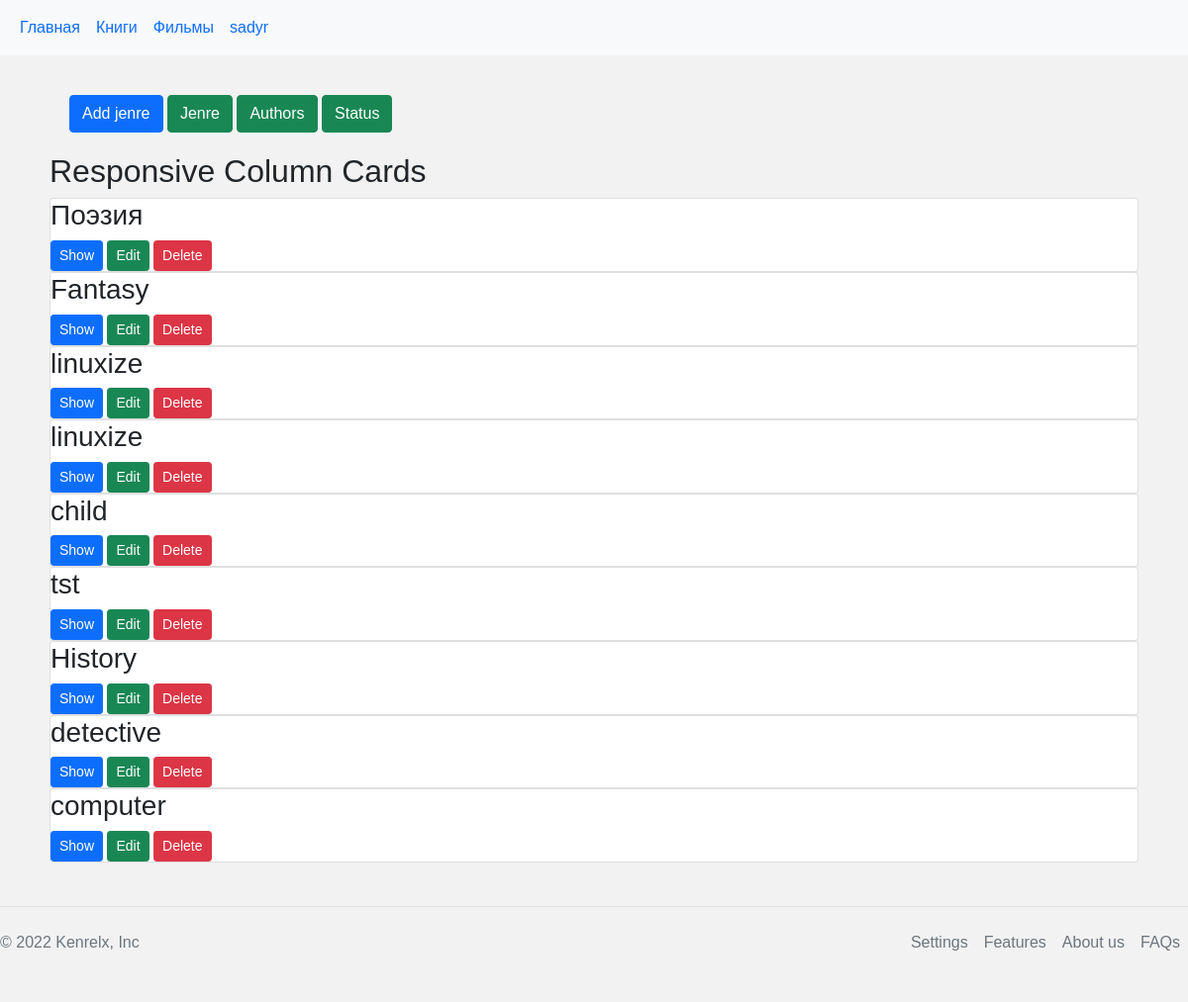
/jenre (signed in), run on the app's committed database.
### tables this page shows
CREATE TABLE users (
    id INTEGER PRIMARY KEY AUTOINCREMENT,
    email TEXT UNIQUE NOT NULL,
    username TEXT UNIQUE NOT NULL,
    password TEXT NOT NULL
);

CREATE TABLE jenre (
    id INTEGER PRIMARY KEY AUTOINCREMENT,
    name TEXT NOT NULL
);

### library/book.py (the view)
@bp.route('/jenre') # Функция страницы жанры
def jenre():
    db = get_db()
    jenres = db.execute(
        'SELECT * '
        ' FROM jenre'
    ).fetchall()
    print(jenres)
    return render_template('book/jenre.html', jenres=jenres, title = 'Jenres',menus=menus)

### library/auth.py (called while the page is built)
@bp.before_app_request
def load_logged_in_user():
    user_id = session.get('user_id')
    if user_id is None:
        g.user = None
    else:
        g.user = get_db().execute(
            'SELECT * FROM users WHERE id = ?', (user_id,)
        ).fetchone()

### library/db.py (called while the page is built)
def get_db():
    if 'db' not in g:
        g.db = sqlite3.connect(
            current_app.config['DATABASE'],
            detect_types=sqlite3.PARSE_DECLTYPES
        )
        g.db.row_factory = sqlite3.Row
    return g.db

### library/templates/book/jenre.html (shortened to what this page needs)
{% extends 'base.html' %}
{% block style %} <link rel="stylesheet" href="/static/css/add_book.css"> {% endblock %}
{% block content %}
<div class="container">
    <div class="container" >
        <a href="/add_jenre"> <button  type="button" class="btn btn-primary">Add jenre</button></a>
        <a href="/jenre"> <button type="button" class="btn btn-primary btn-success" >Jenre</button></a>
        <a href="/authors"> <button type="button" class="btn btn-primary btn-success ">Authors</button></a>
        <a href="/status"> <button type="button" class="btn btn-primary btn-success ">Status</button></a>
</div>
<h2>Responsive Column Cards</h2>
<div class="row">
  <div class="column">
    {% for jenre in jenres %}
    <div class="card">
      <h3>{{ jenre['name'] }}</h3>
      <div>
      <a class="btn btn-primary btn-sm btn-books "  href="#" role="button">Show</a>
      <a class="   btn btn-primary btn-sm btn-success btn-books "   href="#" role="button">Edit</a>
      <a class="  btn btn-primary btn-sm btn-danger btn-books "  href="#" role="button">Delete</a>
      </div>
    </div>
    {%  endfor %}
  </div>
</div>
</div>
{% endblock %}

### library/templates/base.html (shortened to what this page needs)
<!DOCTYPE html>
<html lang="en">
<head>
    <link rel="stylesheet" href="/static/css/bootstrap.min.css">
    <link rel="stylesheet" href="/static/css/style.css">
    {% block style %} {% endblock %}
</head>
<body>
    <header>
<nav class="navbar navbar-expand-sm bg-light">
    <div class="container-fluid">
      <ul class="navbar-nav">
        {% for menu in menus %}
        <li class="nav-item">
          <a class="nav-link" href="{{ menu['url']}}">{{ menu['name'] }}</a>
        </li>
        {% endfor %}
        {% if g.user['username'] %}
        <li class="nav-item">
          <a class="nav-link" href="#">{{ g.user['username'] }}</a>
        </li>
          {% endif %}
      </ul>
    </div>
  </nav>
    </header>
    {% block content %}
    {% endblock %}
      <footer class="  d-flex flex-wrap justify-content-between align-items-center py-3 my-4 border-top">
        <p class="col-md-4 mb-0 text-muted">&copy; 2022 Kenrelx, Inc</p>
        <a href="/" class="col-md-4 d-flex align-items-center justify-content-center mb-3 mb-md-0 me-md-auto link-dark text-decoration-none">
          <svg class="bi me-2" width="40" height="32"><use xlink:href="#bootstrap"/></svg>
        </a>
        <ul class=" nav col-md-4 justify-content-end">
          <li class="nav-item"><a href="#" class="nav-link px-2 text-muted">Settings</a></li>
          <li class="nav-item"><a href="#" class="nav-link px-2 text-muted">Features</a></li>
          <li class="nav-item"><a href="#" class="nav-link px-2 text-muted">About us</a></li>
          <li class="nav-item"><a href="#" class="nav-link px-2 text-muted">FAQs</a></li>
        </ul>
      </footer>
</body>
</html>

### library/static/css/style.css (style rules this page uses)
body { background-color: #f2f2f2; }

### library/static/css/add_book.css (style rules this page uses)
body { font-family: Arial, Helvetica, sans-serif; }
* { box-sizing: border-box; }
.container { border-radius: 5px; background-color: #f2f2f2; padding: 20px; }

### data on the page
users: user.username "sadyr"
jenre: name "Поэзия"
jenre: name "Fantasy"
jenre: name "linuxize"
jenre: name "linuxize"
jenre: name "child"
jenre: name "tst"
jenre: name "History"
jenre: name "detective"
jenre: name "computer"

### other printed values
{{ menu['name'] }} "Главная" "Книги" "Фильмы"
